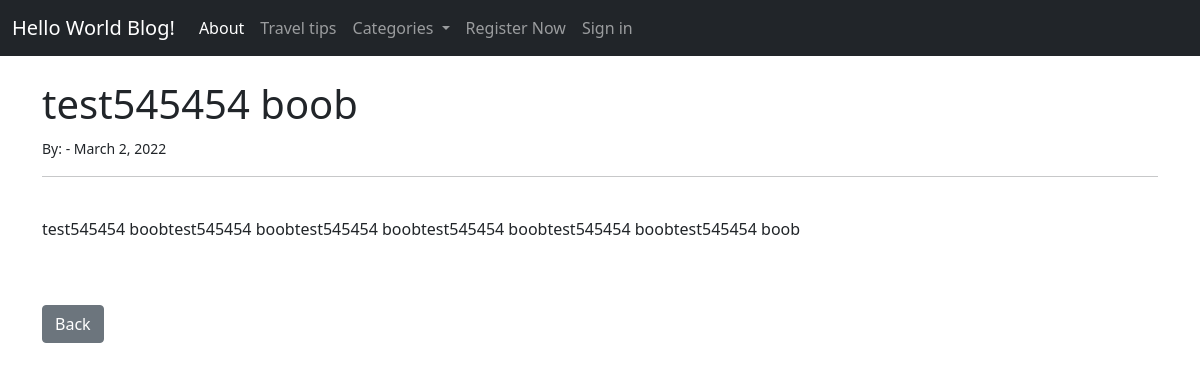
Screenshot of /article/16 with the database file from the repository.
### world/models.py (models this page shows, shortened)
class Post(models.Model):
    title = models.CharField(max_length=255)
    title_tag = models.CharField(max_length=255)
    author = models.ForeignKey(User, on_delete=models.CASCADE)
    category = models.CharField(max_length=255, default='uncategorized')
    body = models.TextField()
    publish_date =  models.DateField(auto_now_add=True)

### world/views.py (the view)
# urls.py: path('article/<int:pk>', ArticleView.as_view(), name='details-article'),
class ArticleView(DetailView):
    model = Post
    template_name = 'details_article.html'
    def get_context_data(self, *args, **kwargs):
        caty_menu = Category.objects.all()
        context = super(ArticleView, self).get_context_data(*args, **kwargs)
        context["caty_menu"] = caty_menu
        return context

### world/models.py (called while the page is built)
    def __str__(self):
        return self.name

### world/templates/details_article.html (shortened to what this page needs)
{% extends 'base.html' %}
{% block content %}
<h1>{{ post.title }}</h1>
<small>By:
        {{ post.author.last_name}} -
        {{ post.publish_date }}
</small><br/>
<hr>
<br/>
{{ post.body|linebreaks }}
<br/><br/>
<a href="{% url 'index' %}"class="btn btn-secondary">Back</a>
{% endblock %}

### rows the page displays
Post: title "test545454 boob", publish_date "March 2, 2022", body "test545454 boobtest545454 boobtest545454 boobtest545454 boobtest545454 boobtest545454 boob"
